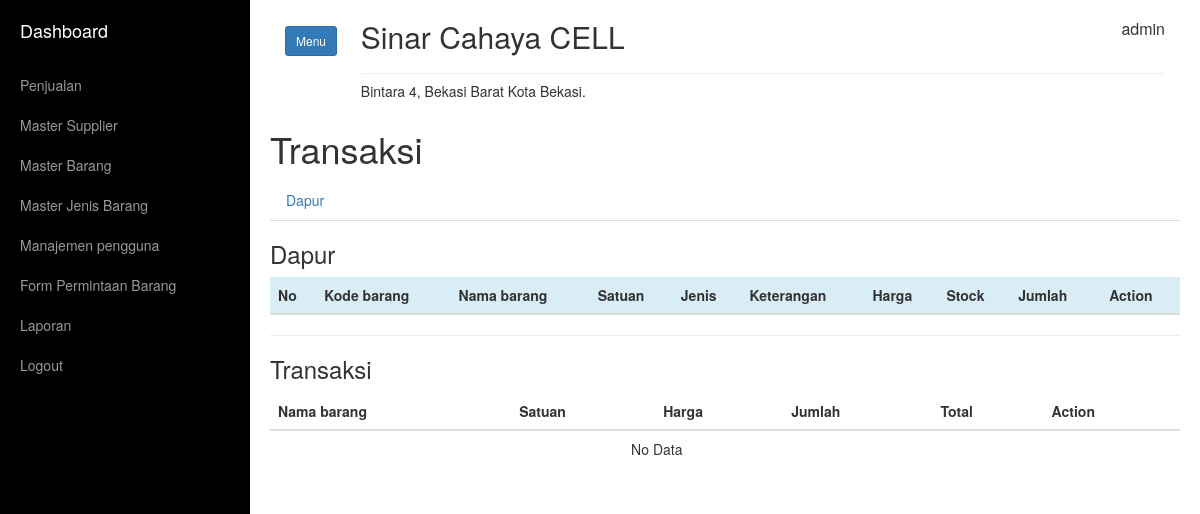
Page /home.php?link=transaksi&idt=0 (signed in) on the earlier database version.
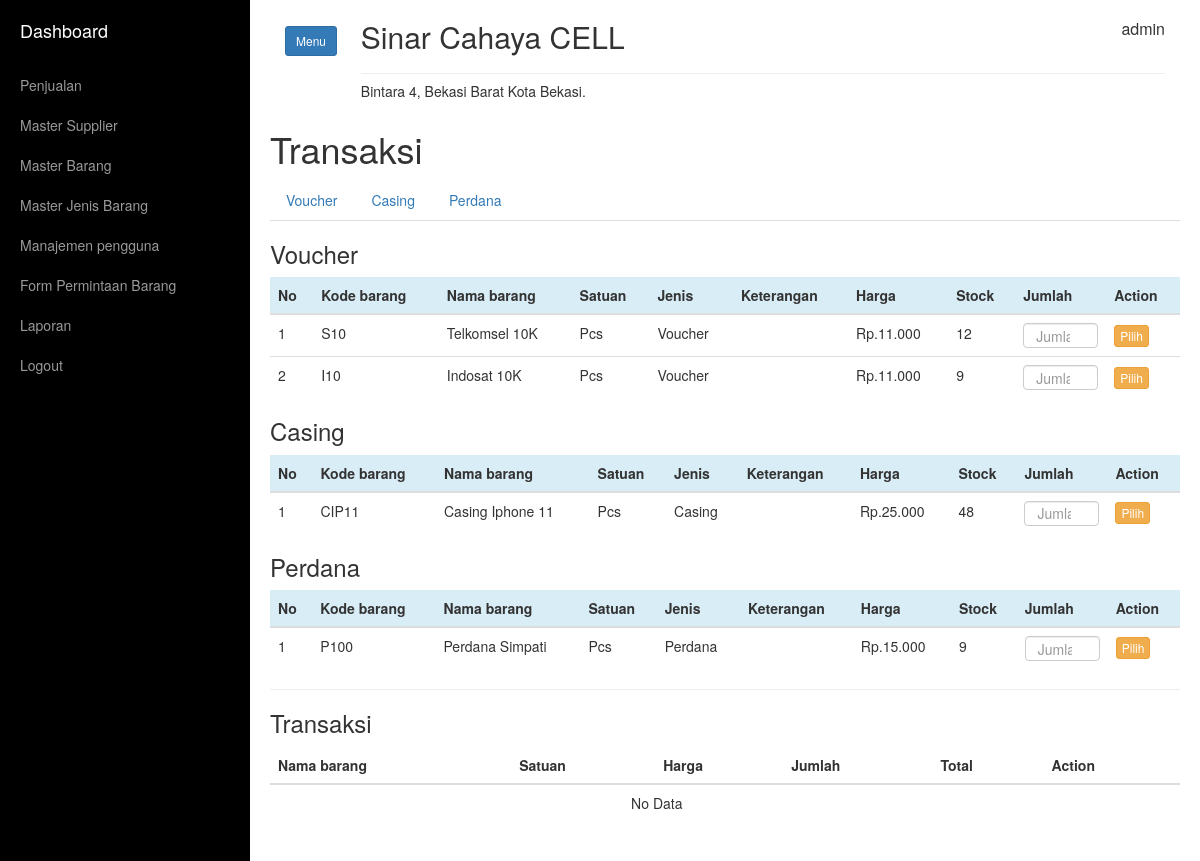
Same page on the later database version.
### tables this page shows
CREATE TABLE `tb_jenis` (
  `id` int(11) NOT NULL,
  `nama_jenis` varchar(22) NOT NULL
);

CREATE TABLE `tb_barang` (
  `id` int(11) NOT NULL,
  `kode_barang` varchar(20) NOT NULL,
  `id_supp` int(11) NOT NULL,
  `nama_barang` varchar(50) NOT NULL,
  `keterangan` text NOT NULL,
  `harga_modal` int(11) NOT NULL,
  `harga_jual` int(11) NOT NULL,
  `jenis` int(11) NOT NULL,
  `satuan` varchar(20) NOT NULL,
  `stock` int(11) NOT NULL,
  `last_update` timestamp NOT NULL DEFAULT current_timestamp(),
  `foto` text NOT NULL
);

### transaksi.php (the view, shortened to what this page needs)
<h1>Transaksi</h1>
<?php
  $que = mysqli_query($conn,"SELECT * FROM tb_jenis"); ?>
<ul class="nav nav-tabs">
<?php while ($jenis = mysqli_fetch_array($que)) { ?>
  <li class=""><a data-toggle="tab" href="#set<?php echo $jenis['id']; ?>"><?php echo $jenis['nama_jenis']; ?></a></li>
<?php
  }
 ?>
</ul>
<div class="tab-content">
<?php
   $idt = $_GET['idt'];
   $que = mysqli_query($conn,"SELECT * FROM tb_jenis");
  while ($jenis = mysqli_fetch_array($que)) {
?>
    <div id="set<?php echo $jenis['id']; ?>" class="tab-pane fade in active">
      <h3><?php echo $jenis['nama_jenis']; ?></h3>
      <table class="table table-responsive" id="tb_makanan" style="width: 100% !important;">
        <thead>
          <tr class="bg-info">
            <th>No</th>
            <th>Kode barang</th>
            <th>Nama barang</th>
            <th>Satuan</th>
            <th>Jenis</th>
            <th>Keterangan</th>
            <th>Harga</th>
            <th>Stock</th>
            <th style="width: 10%;">Jumlah</th>
            <th>Action</th>
          </tr>
        </thead>
        <tbody>
        <?php
          $no = 1;
          $sql = "SELECT *, a.id as idb, b.id as idj FROM tb_barang a
          LEFT JOIN tb_jenis b ON a.jenis = b.id
          WHERE a.jenis = '$jenis[id]'";
          $query  = mysqli_query($conn,$sql);
          while ($data = mysqli_fetch_array($query)) { ?>
          <tr>
            <td><?php echo $no++; ?></td>
            <td><?php echo $data['kode_barang'] ?></td>
            <td><?php echo $data['nama_barang'] ?></td>
            <td><?php echo $data['satuan'] ?></td>
            <td><?php echo $data['nama_jenis'] ?></td>
            <td><?php echo $data['keterangan'] ?></td>
            <td>Rp.<?php echo  number_format($data['harga_jual'],0,',','.'); ?></td>
            <td><?php echo $data['stock'] ?></td>
            <td>
            <?php
            if ($idt > 0) { ?>
            <form action="proses_trans.php?kode=1&idt=<?php echo $idt ?>" method="POST" accept-charset="utf-8" class="form">
              <?php  }else{ ?>
            <form action="proses_trans.php?kode=1&idt=0" method="POST" accept-charset="utf-8" class="form">
            <?php  }  ?>
            <input style="max-height: 25px !important;" required="" onkeyup="if($(this).val() > <?php echo $data['stock'] ?>){alert('Angka Yang Anda Masukan Salah..!'); $('.pilih').attr('disabled', 'disabled')}else{$('.pilih').removeAttr('disabled')}" type="number" max="<?php echo $data['stock'] ?>" name="jumlah" class="form-control jumlah" placeholder="Jumlah">
            </td>
            <td><button type="<?php echo ($data['stock']==0)?"button":'submit'; ?>"  class="pilih btn btn-warning btn-xs <?php echo ($data['stock']==0)?"disabled":''; ?>">Pilih</button></form></td>
          </tr>
        <?php
          }
         ?>
        </tbody>
      </table>
    </div>
<?php } ?>
  </div>
<hr>
  <h3>Transaksi</h3>
  <table class="table">
    <thead>
      <tr>
        <th>Nama barang</th>
        <th>Satuan</th>
        <th>Harga</th>
        <th>Jumlah</th>
        <th>Total</th>
        <th>Action</th>
      </tr>
    </thead>
    <tbody>
    <?php
        if ($idt > 0) {
        $sql2    = "SELECT *,a.id as idts FROM tb_transaksi_list a LEFT JOIN tb_barang b ON a.id_menu=b.id  WHERE a.id_trans = '$idt'";
        $query2  = mysqli_query($conn,$sql2);
        while ($data = mysqli_fetch_array($query2)) {
    ?>
      <tr>
        <td><?php echo $data['nama_barang']; ?></td>
        <td><?php echo $data['satuan']; ?></td>
        <td>Rp.<?php echo number_format($data['harga_jual'],0,',','.'); ?></td>
        <td><?php echo $data['jumlah']; ?></td>
        <td>Rp.<?php echo number_format($data['harga_total'],0,',','.'); ?></td>
        <td><a href="proses_trans.php?kode=2&idt=<?php echo $idt ?>&idts=<?php echo $data['idts'];?>" class="btn btn-danger btn-xs" onclick="return confirm('Apakah Anda Yakin.. ?');" title="">Delete</a></td>
      </tr>
    <?php }
        $sql    = "SELECT a.*, SUM(b.jumlah) as totjum FROM tb_transaksi a LEFT JOIN tb_transaksi_list b ON a.id = b.id_trans WHERE a.id = '$idt'";
        $query  = mysqli_query($conn,$sql);
        $tot    = mysqli_fetch_assoc($query);?>
      <tr>
        <th colspan="3" class="text-center">Jumlah Total :</th>
        <th colspan="" class=""><?php echo $tot['totjum'] ?></th>
        <td colspan="2"><big><b>Rp.<?php echo number_format($tot['total_harga'],0,',','.'); ?></b></big></td>
        <input type="hidden" class="tot" name="total" value="<?php echo $tot['total_harga']; ?>" placeholder="">
      </tr>
      <tr>
        <th colspan="4" class="text-center">Uang Pembayaran :</th>
        <td colspan="">
          <div class="input-group">
            <span class="input-group-addon">Rp.</span>
            <input type="number" name="bayar" value="" step="100" placeholder="" class="bayar form-control"></td>
          </div>
        <td></td>
      </tr>
      <tr>
        <th colspan="4" class="text-center">Uang Kembali :</th>
        <td colspan="" id="kembali">
          <div class="input-group">
            <span class="input-group-addon">Rp</span>
            <input type="text" disabled class="kembali form-control" name="kembali" value="" placeholder=""></td>
          </div>
        <td></td>
      </tr>
      <tr>
        <td colspan="5">
        <a href="proses_trans.php?kode=3&idt=<?php echo $idt; ?>&del=1" class="btn btn-sm btn-warning pull-right">Cencel</a>
        <a href="javascript:void(0)" style="margin-right: 10px;" class="print btn btn-sm btn-info pull-right" target="blank_">Print</a>
        <a href="javascript:void(0)" style="margin-right: 10px;" class="done btn btn-sm btn-success pull-right">Done</a>
        </td>
      </tr>
      <?php }else{ ?>
      <tr>
        <td colspan="5" class="text-center">No Data</td>
      </tr>
    <?php } ?>
    </tbody>
  </table>

### home.php (shortened to what this page needs)
<?php
include "koneksi.php";
if (isset($_SESSION['username'])){
?>
<!DOCTYPE html>
<html lang="">
<head>
  <link rel="stylesheet" type="text/css" href="assets/css/bootstrap.css">
  <link rel="stylesheet" type="text/css" href="assets/css/simple-sidebar.css">
  <link rel="stylesheet" type="text/css" href="assets/css/jquery.dataTables.css">
  <link rel="stylesheet" type="text/css" href="assets/css/daterangepicker.css">
  <link rel="stylesheet" type="text/css" href="assets/css/bootstrap-datetimepicker.min.css">
</head>
<body>
    <div id="wrapper" class="toggled">
        <div id="sidebar-wrapper">
            <ul class="sidebar-nav">
                <li class="sidebar-brand">
                    <a href="home.php?link=0">
                        Dashboard
                    </a>
                </li>
                <?php if ($_SESSION['level'] == 1) { ?>
                  <li>
                      <a href="home.php?link=master_supp">Master Supplier</a>
                  </li>
                  <li>
                      <a href="home.php?link=master_barang">Master Barang</a>
                  </li>
                  <li>
                      <a href="home.php?link=jenis_barang">Master Jenis Barang</a>
                  </li>
                  <li>
                      <a href="home.php?link=permintaan&id_per=0">Form Permintaan Barang</a>
                  </li>
                  <li><a href="#" id="btn-1" data-toggle="collapse" data-target="#submenu1" aria-expanded="false">Laporan</a>
                    <ul class="nav collapse" id="submenu1" role="menu" aria-labelledby="btn-1">
                      <li><a href="home.php?link=rekap_permintaan" >Laporan Permintaan Barang</a></li>
                    </ul>
                  </li>
                  <li>
                      <a href="logout.php">Logout</a>
                  </li>
                <?php
                }else{ ?>
                  <li>
                      <a href="home.php?link=transaksi&idt=0">Penjualan</a>
                  </li>
                  <li>
                      <a href="home.php?link=master_supp">Master Supplier</a>
                  </li>
                  <li>
                      <a href="home.php?link=master_barang">Master Barang</a>
                  </li>
                  <li>
                      <a href="home.php?link=jenis_barang">Master Jenis Barang</a>
                  </li>
                  <li>
                      <a href="home.php?link=men_user">Manajemen pengguna</a>
                  </li>
                  <li>
                      <a href="home.php?link=permintaan&id_per=0">Form Permintaan Barang</a>
                  </li>
                  <li><a href="#" id="btn-1" data-toggle="collapse" data-target="#submenu1" aria-expanded="false">Laporan</a>
                  </li>
                  <li>
                      <a href="logout.php">Logout</a>
                  </li>
                <?php
                } ?>
            </ul>
        </div>
        <div id="page-content-wrapper" style="padding-top: 0px !important;">
            <div class="container-fluid">
              <div class="row">
                <div class="col-md-1">
                <h2>
                  <a href="#menu-toggle" class="btn btn-primary btn-sm" id="menu-toggle">Menu</a>
                </h2>
                </div>
                <div class="col-md-11">
                  <h2>Sinar Cahaya CELL <p class="pull-right" style="font-size: 16px !important;"><?php echo $_SESSION['username']; ?></p><h2><hr style="margin: 0px !important;">
                  <h5>Bintara 4, Bekasi Barat Kota Bekasi.</h5>
                </div>
              </div>
            </div>
            <div class="row">
            <div class="col-md-12">
              <?php
              $link = $_GET['link'];
              switch ($link) {
                case 'transaksi':
                  include "transaksi.php";
                  break;
              }
               ?>
            </div>
            </div>
        </div>
    </div>
</body>
</html>
<?php
}else{
  header('location: index.php');
}
?>

### assets/css/simple-sidebar.css (style rules this page uses)
body { overflow-x: hidden; }
#wrapper { padding-left: 0; -webkit-transition: all 0.5s ease; -moz-transition: all 0.5s ease; -o-transition: all 0.5s ease; transition: all 0.5s ease; }
#wrapper.toggled { padding-left: 250px; }
#sidebar-wrapper { z-index: 1000; position: fixed; left: 250px; width: 0; height: 100%; margin-left: -250px; overflow-y: auto; background: #000; -webkit-transition: all 0.5s ease; -moz-transition: all 0.5s ease; -o-transition: all 0.5s ease; transition: all 0.5s ease; }
#wrapper.toggled #sidebar-wrapper { width: 250px; }
#page-content-wrapper { width: 100%; position: absolute; padding: 15px; }
#wrapper.toggled #page-content-wrapper { position: absolute; margin-right: -250px; }
.sidebar-nav { position: absolute; top: 0; width: 250px; margin: 0; padding: 0; list-style: none; }
.sidebar-nav li { text-indent: 20px; line-height: 40px; }
.sidebar-nav li a { display: block; text-decoration: none; color: #999999; }
.sidebar-nav>.sidebar-brand { height: 65px; font-size: 18px; line-height: 60px; }
.sidebar-nav>.sidebar-brand a { color: #999999; }
@media (min-width:768px) { #wrapper { padding-left: 0; } }
@media (min-width:768px) { #wrapper.toggled { padding-left: 250px; } }
@media (min-width:768px) { #sidebar-wrapper { width: 0; } }
@media (min-width:768px) { #wrapper.toggled #sidebar-wrapper { width: 250px; } }
@media (min-width:768px) { #page-content-wrapper { padding: 20px; position: relative; } }
@media (min-width:768px) { #wrapper.toggled #page-content-wrapper { position: relative; margin-right: 0; } }

Differences in the rows shown:
removed tb_jenis: nama_jenis "Dapur"
added tb_jenis: nama_jenis "Voucher"
added tb_jenis: nama_jenis "Casing"
added tb_jenis: nama_jenis "Perdana"
added tb_barang: kode_barang "S10", nama_barang "Telkomsel 10K", satuan "Pcs", tb_jenis.nama_jenis "Voucher", harga_jual "11.000", stock "12"
added tb_barang: kode_barang "I10", nama_barang "Indosat 10K", satuan "Pcs", tb_jenis.nama_jenis "Voucher", harga_jual "11.000", stock "9"
added tb_barang: kode_barang "CIP11", nama_barang "Casing Iphone 11", satuan "Pcs", tb_jenis.nama_jenis "Casing", harga_jual "25.000", stock "48"
added tb_barang: kode_barang "P100", nama_barang "Perdana Simpati", satuan "Pcs", tb_jenis.nama_jenis "Perdana", harga_jual "15.000", stock "9"
